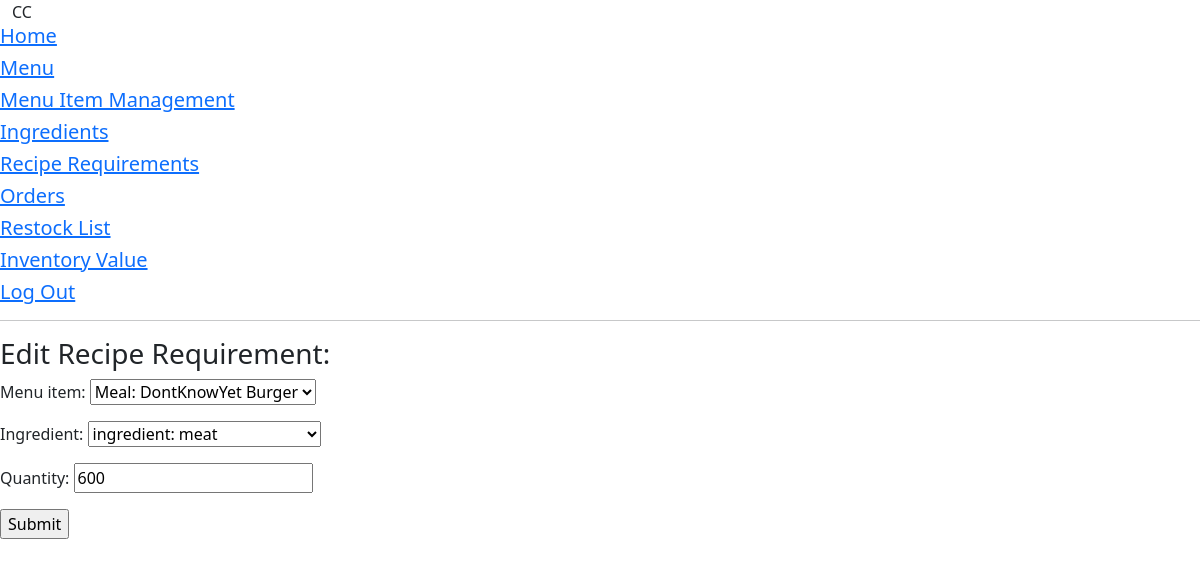
Screenshot of /recipe_requirements/update/17 (signed in) with the database file from the repository.
### crispy_crab/models.py (models this page shows, shortened)
class RecipeRequirements(models.Model):
    menu_item = models.ForeignKey(MenuItems, on_delete=models.CASCADE)
    ingredient = models.ForeignKey(Ingredients, on_delete=models.CASCADE)
    quantity = models.IntegerField(default=1)
    class Meta:
        ordering = ['menu_item']

### crispy_crab/views.py (the view)
# urls.py: path('recipe_requirements/update/<pk>', views.RecipeRequirementsUpdate.as_view(), name='reciperequirementsupdate'),
class RecipeRequirementsUpdate(LoginRequiredMixin, UpdateView):
    model = RecipeRequirements
    template_name = "crispy_crab/recipe_requirements_update.html"
    form_class = RecipeRequirementsUpdateForm
    success_url = "/recipe_requirements/list"

### crispy_crab/forms.py
class RecipeRequirementsUpdateForm(forms.ModelForm):
    class Meta:
        model = RecipeRequirements
        fields = "__all__"

### crispy_crab/models.py (called while the page is built)
    def __str__(self):
        return "ingredient: " + str(self.ing_name)

    def __str__(self):
        return "Meal: " + str(self.item_name)

### crispy_crab/templates/crispy_crab/recipe_requirements_update.html (shortened to what this page needs)
{% extends "crispy_crab/base.html" %}
{% block content %}
<hr>
<h3>Edit Recipe Requirement:</h3>
<form method="POST">
  {{ form.as_p }}
  <input type="submit" value="Submit"/>
</form>
{% endblock %}

### rows the page displays
RecipeRequirements: menu_item "Meal: DontKnowYet Burger", ingredient "ingredient: meat", quantity "600"
